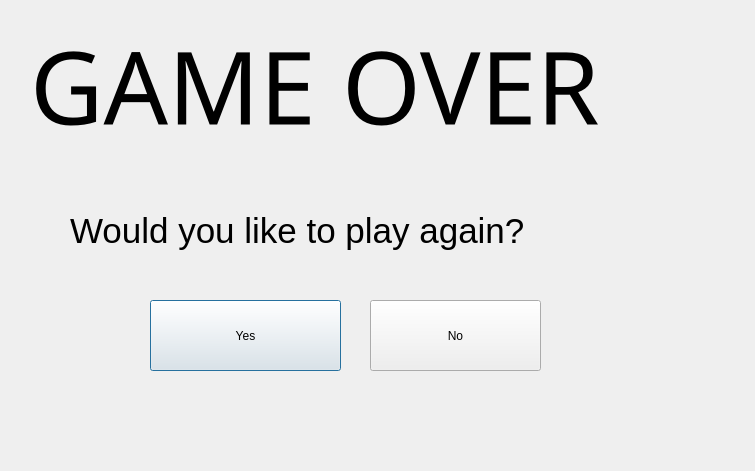
<?xml version="1.0" encoding="UTF-8"?>
<ui version="4.0">
 <class>GameOverWindow</class>
 <widget class="QDialog" name="GameOverWindow">
  <property name="geometry">
   <rect>
    <x>0</x>
    <y>0</y>
    <width>755</width>
    <height>471</height>
   </rect>
  </property>
  <property name="windowTitle">
   <string>Game Over</string>
  </property>
  <widget class="QLabel" name="label">
   <property name="geometry">
    <rect>
     <x>30</x>
     <y>20</y>
     <width>721</width>
     <height>131</height>
    </rect>
   </property>
   <property name="font">
    <font>
     <family>Arcade</family>
     <pointsize>76</pointsize>
    </font>
   </property>
   <property name="text">
    <string>GAME OVER</string>
   </property>
  </widget>
  <widget class="QLabel" name="label_2">
   <property name="geometry">
    <rect>
     <x>70</x>
     <y>180</y>
     <width>581</width>
     <height>101</height>
    </rect>
   </property>
   <property name="font">
    <font>
     <family>Arimo</family>
     <pointsize>26</pointsize>
    </font>
   </property>
   <property name="text">
    <string>Would you like to play again?</string>
   </property>
  </widget>
  <widget class="QPushButton" name="pushButton">
   <property name="geometry">
    <rect>
     <x>150</x>
     <y>300</y>
     <width>191</width>
     <height>71</height>
    </rect>
   </property>
   <property name="toolTip">
    <string>Continue</string>
   </property>
   <property name="text">
    <string>Yes</string>
   </property>
  </widget>
  <widget class="QPushButton" name="pushButton_2">
   <property name="geometry">
    <rect>
     <x>370</x>
     <y>300</y>
     <width>171</width>
     <height>71</height>
    </rect>
   </property>
   <property name="toolTip">
    <string>Quit</string>
   </property>
   <property name="text">
    <string>No</string>
   </property>
  </widget>
 </widget>
 <resources/>
 <connections/>
</ui>
